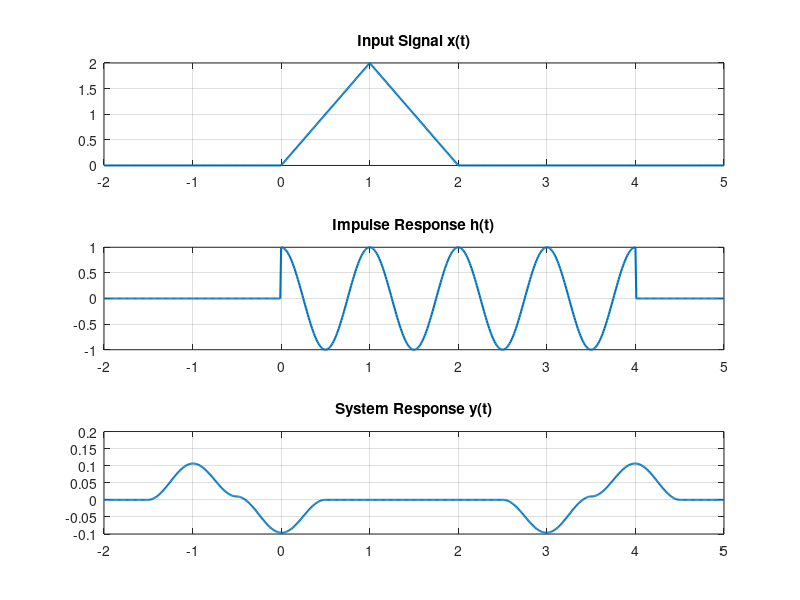

The MATLAB script that drew this image:
time_points = -2:0.01:5;   
step_size = 0.01;         
total_points = length(time_points); 
  
input_signal = zeros(size(time_points)); 
input_signal(time_points >= 0 & time_points <= 1) = 2*time_points(time_points >= 0 & time_points <= 1); 
input_signal(time_points > 1 & time_points <= 2) = 2*(2 - time_points(time_points > 1 & time_points <= 2)); 
  
impulse_response = cos(2*pi*time_points) .* (time_points >= 0 & time_points <= 4); 
  
output_signal = zeros(1, 2*total_points - 1); 
  
for n = 1:2*total_points-1 
    for k = 1:total_points 
        if (n - k + 1 > 0) && (n - k + 1 <= total_points) 
            output_signal(n) = output_signal(n) + input_signal(k) * impulse_response(n - k + 1); 
        end 
    end 
end 
output_signal = output_signal * step_size; 
  
start_index = floor((length(output_signal) - total_points) / 2) + 1; 
final_output = output_signal(start_index:start_index + total_points - 1); 
  
subplot(3,1,1); 
plot(time_points, input_signal, 'LineWidth', 1.5); 
title('Input Signal x(t)'); 
grid on; 
  
subplot(3,1,2); 
plot(time_points, impulse_response, 'LineWidth', 1.5); 
title('Impulse Response h(t)'); 
grid on; 
  
subplot(3,1,3); 
plot(time_points, final_output, 'LineWidth', 1.5); 
title('System Response y(t)'); 
grid on; 
